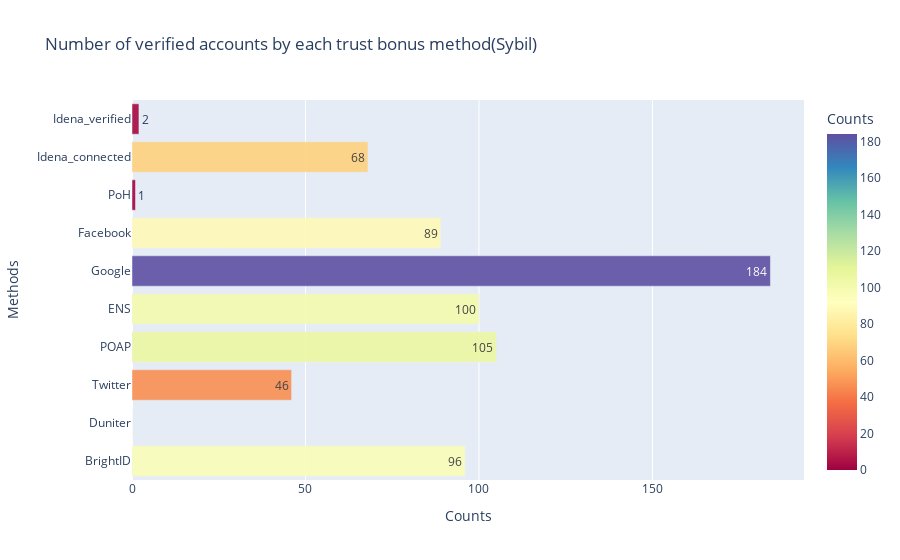

Source (notebook cell):
### Code cell
barchart

### Figure 1 — Plotly figure (JSON) as saved in the notebook; plotly's stock layout.template omitted (floating-point values rounded to 4 significant figures)
{"data": [{"alignmentgroup": "True", "hovertemplate": "Counts=%{marker.color}<br>Methods=%{y}<extra></extra>", "legendgroup": "", "marker": {"color": [96, 0, 46, 105, 100, 184, 89, 1, 68, 2], "coloraxis": "coloraxis", "opacity": 0.9, "pattern": {"shape": ""}}, "name": "", "offsetgroup": "", "orientation": "h", "showlegend": false, "text": [96, 0, 46, 105, 100, 184, 89, 1, 68, 2], "textposition": "auto", "type": "bar", "x": [96, 0, 46, 105, 100, 184, 89, 1, 68, 2], "xaxis": "x", "y": ["BrightID", "Duniter", "Twitter", "POAP", "ENS", "Google", "Facebook", "PoH", "Idena_connected", "Idena_verified"], "yaxis": "y"}], "layout": {"barmode": "relative", "coloraxis": {"colorbar": {"title": {"text": "Counts"}}, "colorscale": [[0, "rgb(158,1,66)"], [0.1, "rgb(213,62,79)"], [0.2, "rgb(244,109,67)"], [0.3, "rgb(253,174,97)"], [0.4, "rgb(254,224,139)"], [0.5, "rgb(255,255,191)"], [0.6, "rgb(230,245,152)"], [0.7, "rgb(171,221,164)"], [0.8, "rgb(102,194,165)"], [0.9, "rgb(50,136,189)"], [1, "rgb(94,79,162)"]]}, "legend": {"tracegroupgap": 0}, "title": {"text": "Number of verified accounts by each trust bonus method(Sybil)"}, "xaxis": {"anchor": "y", "domain": [0, 1], "title": {"text": "Counts"}}, "yaxis": {"anchor": "x", "domain": [0, 1], "title": {"text": "Methods"}}}}
